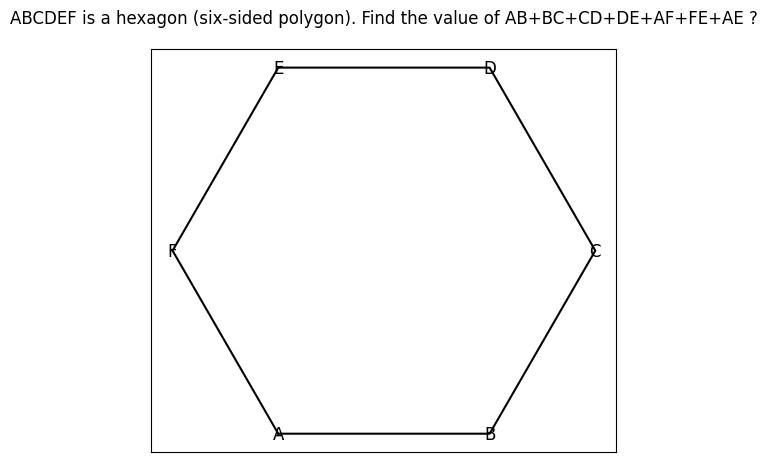

The script that saved this image:
import matplotlib.pyplot as plt
import seaborn as sns
import numpy as np

# Set the context and question
context = "ABCDEF is a hexagon (six-sided polygon). Find the value of AB+BC+CD+DE+AF+FE+AE?"

# Define the vertices of the hexagon
vertices = np.array([[0, 0], [2, 0], [3, 1.73], [2, 3.46], [0, 3.46], [-1, 1.73]])

# Create a figure and axis
fig, ax = plt.subplots(figsize=(4, 4), dpi=300)

# Draw the hexagon
ax.plot(vertices[:, 0], vertices[:, 1], 'k-')
ax.plot([vertices[-1, 0], vertices[0, 0]], [vertices[-1, 1], vertices[0, 1]], 'k-')

# Label the vertices
for i, (x, y) in enumerate(vertices):
    ax.text(x, y, chr(65 + i), ha='center', va='center', fontsize=12)

# Set the axis limits and remove ticks
ax.set_xlim(-2, 4)
ax.set_ylim(-1, 5)
ax.set_xticks([])
ax.set_yticks([])

# Add the context and question as a title
ax.set_title(f"{context}", fontsize=10, wrap=True)

# Save the plot as a JPEG file
plt.savefig("hexagon.jpg", dpi=300, bbox_inches='tight')

